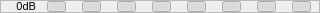
     <widget class="QFrame" name="frame_18">
      <property name="minimumSize">
       <size>
        <width>320</width>
        <height>13</height>
       </size>
      </property>
      <property name="maximumSize">
       <size>
        <width>320</width>
        <height>13</height>
       </size>
      </property>
      <property name="frameShape">
       <enum>QFrame::StyledPanel</enum>
      </property>
      <property name="frameShadow">
       <enum>QFrame::Raised</enum>
      </property>
      <widget class="QPushButton" name="In4_0">
       <property name="geometry">
        <rect>
         <x>152</x>
         <y>1</y>
         <width>19</width>
         <height>11</height>
        </rect>
       </property>
       <property name="minimumSize">
        <size>
         <width>19</width>
         <height>11</height>
        </size>
       </property>
       <property name="maximumSize">
        <size>
         <width>19</width>
         <height>11</height>
        </size>
       </property>
       <property name="text">
        <string/>
       </property>
       <property name="checkable">
        <bool>true</bool>
       </property>
       <property name="checked">
        <bool>true</bool>
       </property>
       <property name="autoExclusive">
        <bool>true</bool>
       </property>
       <attribute name="buttonGroup">
        <string notr="true">buttonGroup4</string>
       </attribute>
      </widget>
      <widget class="QPushButton" name="In3_0">
       <property name="geometry">
        <rect>
         <x>117</x>
         <y>1</y>
         <width>19</width>
         <height>11</height>
        </rect>
       </property>
       <property name="minimumSize">
        <size>
         <width>19</width>
         <height>11</height>
        </size>
       </property>
       <property name="maximumSize">
        <size>
         <width>19</width>
         <height>11</height>
        </size>
       </property>
       <property name="text">
        <string/>
       </property>
       <property name="checkable">
        <bool>true</bool>
       </property>
       <property name="checked">
        <bool>true</bool>
       </property>
       <property name="autoExclusive">
        <bool>true</bool>
       </property>
       <attribute name="buttonGroup">
        <string notr="true">buttonGroup3</string>
       </attribute>
      </widget>
      <widget class="QPushButton" name="In1_0">
       <property name="geometry">
        <rect>
         <x>47</x>
         <y>1</y>
         <width>19</width>
         <height>11</height>
        </rect>
       </property>
       <property name="minimumSize">
        <size>
         <width>19</width>
         <height>11</height>
        </size>
       </property>
       <property name="maximumSize">
        <size>
         <width>19</width>
         <height>11</height>
        </size>
       </property>
       <property name="text">
        <string/>
       </property>
       <property name="checkable">
        <bool>true</bool>
       </property>
       <property name="checked">
        <bool>true</bool>
       </property>
       <property name="autoExclusive">
        <bool>true</bool>
       </property>
       <attribute name="buttonGroup">
        <string notr="true">buttonGroup1</string>
       </attribute>
      </widget>
      <widget class="QPushButton" name="In8_0">
       <property name="geometry">
        <rect>
         <x>292</x>
         <y>1</y>
         <width>19</width>
         <height>11</height>
        </rect>
       </property>
       <property name="minimumSize">
        <size>
         <width>19</width>
         <height>11</height>
        </size>
       </property>
       <property name="maximumSize">
        <size>
         <width>19</width>
         <height>11</height>
        </size>
       </property>
       <property name="text">
        <string/>
       </property>
       <property name="checkable">
        <bool>true</bool>
       </property>
       <property name="checked">
        <bool>true</bool>
       </property>
       <attribute name="buttonGroup">
        <string notr="true">buttonGroup8</string>
       </attribute>
      </widget>
      <widget class="QPushButton" name="In2_0">
       <property name="geometry">
        <rect>
         <x>82</x>
         <y>1</y>
         <width>19</width>
         <height>11</height>
        </rect>
       </property>
       <property name="minimumSize">
        <size>
         <width>19</width>
         <height>11</height>
        </size>
       </property>
       <property name="maximumSize">
        <size>
         <width>19</width>
         <height>11</height>
        </size>
       </property>
       <property name="text">
        <string/>
       </property>
       <property name="checkable">
        <bool>true</bool>
       </property>
       <property name="checked">
        <bool>true</bool>
       </property>
       <property name="autoExclusive">
        <bool>true</bool>
       </property>
       <attribute name="buttonGroup">
        <string notr="true">buttonGroup2</string>
       </attribute>
      </widget>
      <widget class="QPushButton" name="In6_0">
       <property name="geometry">
        <rect>
         <x>222</x>
         <y>1</y>
         <width>19</width>
         <height>11</height>
        </rect>
       </property>
       <property name="minimumSize">
        <size>
         <width>19</width>
         <height>11</height>
        </size>
       </property>
       <property name="maximumSize">
        <size>
         <width>19</width>
         <height>11</height>
        </size>
       </property>
       <property name="text">
        <string/>
       </property>
       <property name="checkable">
        <bool>true</bool>
       </property>
       <property name="checked">
        <bool>true</bool>
       </property>
       <property name="autoExclusive">
        <bool>true</bool>
       </property>
       <attribute name="buttonGroup">
        <string notr="true">buttonGroup6</string>
       </attribute>
      </widget>
      <widget class="QPushButton" name="In5_0">
       <property name="geometry">
        <rect>
         <x>187</x>
         <y>1</y>
         <width>19</width>
         <height>11</height>
        </rect>
       </property>
       <property name="minimumSize">
        <size>
         <width>19</width>
         <height>11</height>
        </size>
       </property>
       <property name="maximumSize">
        <size>
         <width>19</width>
         <height>11</height>
        </size>
       </property>
       <property name="text">
        <string/>
       </property>
       <property name="checkable">
        <bool>true</bool>
       </property>
       <property name="checked">
        <bool>true</bool>
       </property>
       <property name="autoExclusive">
        <bool>true</bool>
       </property>
       <attribute name="buttonGroup">
        <string notr="true">buttonGroup5</string>
       </attribute>
      </widget>
      <widget class="QPushButton" name="In7_0">
       <property name="geometry">
        <rect>
         <x>257</x>
         <y>1</y>
         <width>19</width>
         <height>11</height>
        </rect>
       </property>
       <property name="minimumSize">
        <size>
         <width>19</width>
         <height>11</height>
        </size>
       </property>
       <property name="maximumSize">
        <size>
         <width>19</width>
         <height>11</height>
        </size>
       </property>
       <property name="text">
        <string/>
       </property>
       <property name="checkable">
        <bool>true</bool>
       </property>
       <property name="checked">
        <bool>true</bool>
       </property>
       <property name="autoExclusive">
        <bool>true</bool>
       </property>
       <attribute name="buttonGroup">
        <string notr="true">buttonGroup7</string>
       </attribute>
      </widget>
      <widget class="QLabel" name="label_20">
       <property name="geometry">
        <rect>
         <x>5</x>
         <y>1</y>
         <width>31</width>
         <height>11</height>
        </rect>
       </property>
       <property name="font">
        <font>
         <pointsize>8</pointsize>
        </font>
       </property>
       <property name="text">
        <string>0dB</string>
       </property>
       <property name="alignment">
        <set>Qt::AlignRight|Qt::AlignTrailing|Qt::AlignVCenter</set>
       </property>
      </widget>
     </widget>
